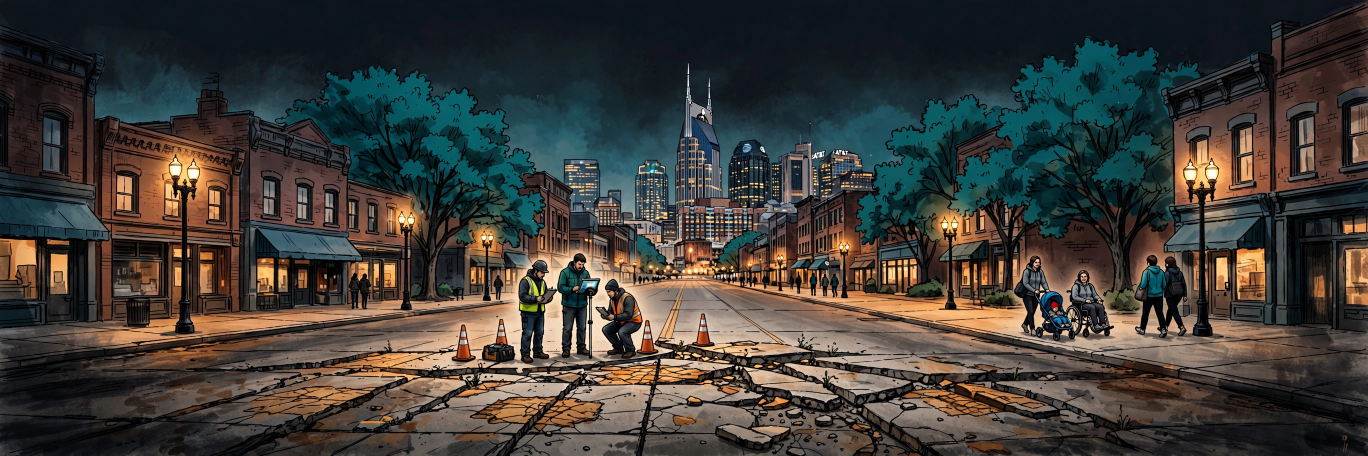
#> input picture hero_source/media-generation-hero-art-nashville-sidewalks-0-d894f6d9-9fa9-4203-9c71-a5f229300558.webp, 2736 x 912 px (shown at 1/2 size); its folder holds only this picture in this run
$ python hero_composite.py
#> lines starting #> are read from the running program, lines starting #| are printed output that depends on the picture
# Composites the headline over generated art in hero_source/*.webp (first match).
# Parent generates the art after QA; run this once hero_source holds a .webp.
from PIL import Image, ImageDraw, ImageFont
import os, glob
PKG=os.path.normpath(os.path.join(os.path.dirname(__file__),".."))
def main():
    cands=sorted(glob.glob(os.path.join(PKG,"hero_source","*.webp")))
    if not cands: print("NO hero_source art yet - hero.png not created (expected pre-QA)"); return
    src=cands[0]; img=Image.open(src).convert("RGB"); W,H=img.size
#> in main, img is the input picture: PIL image 2736x912 RGB; mean R, G, B 64, 61.1, 56.3
#> after `W, H = img.size`: W = 2736; H = 912
    sh=int(H*0.42); scrim=Image.new("L",(1,sh),0)
#> after `sh = int(H * 0.42)`: sh = 383
    for y in range(sh): scrim.putpixel((0,y), int(215*(1-y/sh)))
    scrim=scrim.resize((W,sh)); black=Image.new("RGB",(W,sh),(18,18,18))
#> after `scrim = scrim.resize((W, sh))`:
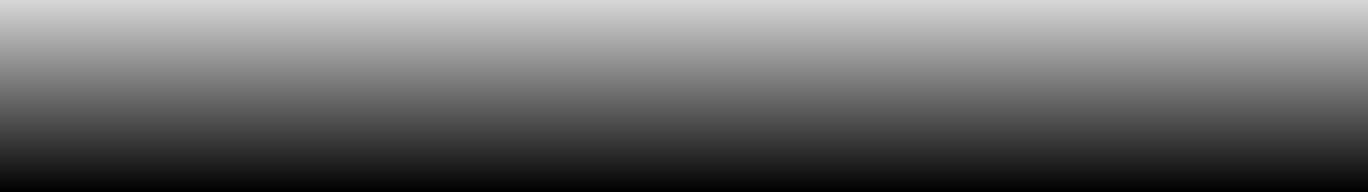
#> scrim: PIL image 2736x383 L (shown at 1/2 size); min 0, max 215, mean 107.3
#> after `black = Image.new('RGB', (W, sh), (18, 18, 18))`: black: PIL image 2736x383 RGB; every value is 18
    img.paste(Image.composite(black, img.crop((0,0,W,sh)), scrim),(0,0))
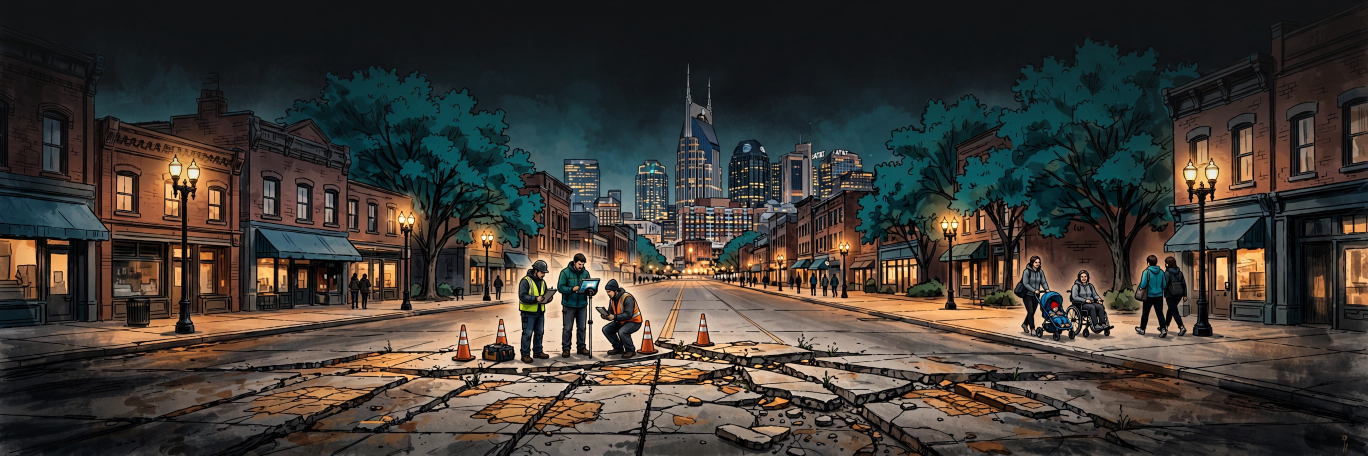
#> img: PIL image 2736x912 RGB (shown at 1/2 size); mean R, G, B 63.1, 58.2, 52.3
    d=ImageDraw.Draw(img)
    def font(sz): return ImageFont.truetype("/usr/share/fonts/truetype/dejavu/DejaVuSans-Bold.ttf",sz)
    x=int(W*0.045)
#> x = 123
    d.text((x,int(H*0.045)),"25.2%",font=font(int(H*0.115)),fill=(232,163,61))
    d.text((x,int(H*0.175)),"of Nashville's inventoried sidewalk segments are",font=font(int(H*0.038)),fill=(245,245,245))
    d.text((x,int(H*0.225)),"recorded Fair or Poor - 1,454 of them Poor",font=font(int(H*0.038)),fill=(245,245,245))
    d.text((x,int(H*0.295)),"Metro Nashville Sidewalks Inventory - 14,938 segments pulled Nov 10, 2026  |  Machine Readable",font=font(int(H*0.020)),fill=(180,220,215))
    img.save(os.path.join(PKG,"hero.png")); print("hero.png",img.size,"from",src)
#> after `img.save(os.path.join(PKG, 'hero.png'))`:
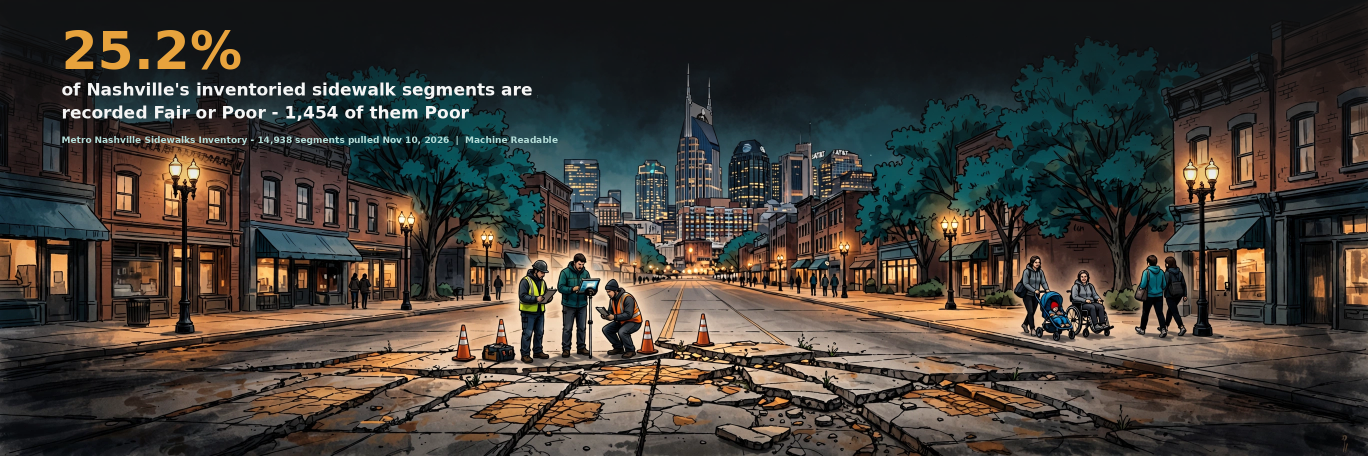
#> saved as hero.png: PIL image 2736x912 RGB (shown at 1/2 size); mean R, G, B 66, 60.6, 54.2
#| hero.png (2736, 912) from hero_source/media-generation-hero-art-nashville-sidewalks-0-d894f6d9-9fa9-4203-9c71-a5f229300558.webp
if __name__=="__main__": main()
